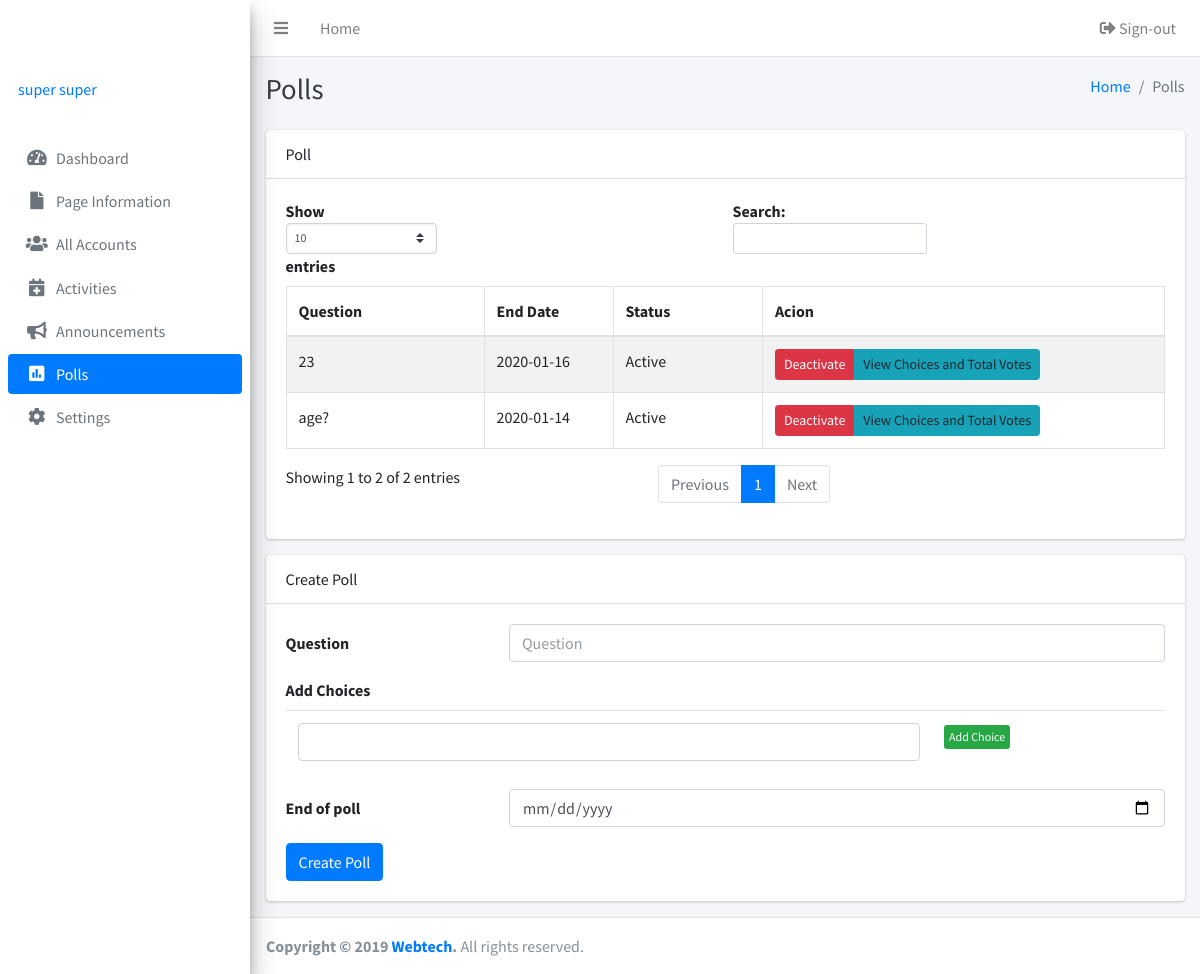
The app's page /admins/poll.php (signed in) with its own data.
### tables this page shows
CREATE TABLE IF NOT EXISTS `accounts` (
  `id` int(255) NOT NULL AUTO_INCREMENT,
  `firstname` varchar(255) NOT NULL,
  `lastname` varchar(255) NOT NULL,
  `username` varchar(255) NOT NULL,
  `email` varchar(255) NOT NULL,
  `password` varchar(255) NOT NULL,
  `role` enum('super','admin') NOT NULL,
  `status` enum('Enabled','Disabled') NOT NULL,
  PRIMARY KEY (`id`),
  UNIQUE KEY `username` (`username`)
);

CREATE TABLE IF NOT EXISTS `pollquestion` (
  `id` int(255) NOT NULL AUTO_INCREMENT,
  `question` varchar(255) NOT NULL,
  `endofdate` varchar(255) DEFAULT NULL,
  `status` enum('Active','Inactive') NOT NULL,
  PRIMARY KEY (`id`)
);

### admins/inc/session.php (called while the page is built, shortened)
<?php
	include 'inc/db.php';;
	if(isset($_SESSION['admin'])){
		$sql = mysqli_query($db, "SELECT * FROM accounts where `username` = '".$_SESSION['admin']."'");
		$user = mysqli_fetch_assoc($sql);
	} else {
		header('location: login.php');
		exit();
	}
?>

### admins/poll.php (the view, shortened to what this page needs)
<?php
  include 'inc/session.php';
  include 'inc/header.php';
  include 'inc/db.php';
 ?>
<?php
$link = "Polls";
?>
<body class="hold-transition sidebar-mini">
<div class="wrapper">
<?php include 'inc/navbar.php'; ?>
  <div class="content-wrapper">
    <div class="content-header">
      <div class="container-fluid">
        <div class="row mb-2">
          <div class="col-sm-6">
            <h1 class="m-0 text-dark">Polls</h1>
          </div>
          <div class="col-sm-6">
            <ol class="breadcrumb float-sm-right">
              <li class="breadcrumb-item"><a href="#">Home</a></li>
              <li class="breadcrumb-item active">Polls</li>
            </ol>
          </div>
        </div>
      </div>
    </div>
    <div class="content">
      <div class="container-fluid">
         <div class="row">
          <div class="col-12">
            <div class="card">
              <div class="card-header">
               Poll
              </div>
              <div class="card-body">
                <table class="table table-bordered table-striped display">
                  <thead>
                  <tr>
                    <th width="50">Question</th>
                    <th width="50">End Date</th>
                    <th width="50">Status</th>
                    <th width="50">Acion</th>
                  </tr>
                  </thead>
                  <tbody>
                  <?php
                  $sql = mysqli_query($db, "SELECT * FROM pollquestion");
                  while ($row = mysqli_fetch_array($sql)) {
                        ?>
                  <tr>
                    <td><?php echo $row['question'];?></td>
                    <td><?php echo $row['endofdate'];?></td>
                    <td><?php echo $row['status'];?></td>
                    <td>
                     <div class="btn-group btn-group-sm">
                      <a href='questiondelete.php?id=<?php echo $row['id']; ?>' class="btn btn-danger">Deactivate</a>
                      <a data-toggle="modal" data-target='#view<?php echo $row['id']; ?>' class="btn btn-info btn-sm m-0">View Choices and Total Votes</a>
                     </div>
                    </td>
                  </tr>
                  <?php   } ?>
                  </tbody>
                </table>
              </div>
            </div>
          </div>
        </div>
         <div class="row">
          <div class="col-12">
            <div class="card">
              <div class="card-header">
               Create Poll
              </div>
              <div class="card-body">
               <form class="form-horizontal" action="poll.php" method="post" >
                  <div class="form-group row">
                    <label for="inputEmail3" class="col-sm-3 col-form-label">Question</label>
                    <div class="col-sm-9">
                      <input type="text" class="form-control" placeholder="Question" name="question" required>
                    </div>
                  </div>
                  <div class="form-group">
                    <label for="inputEmail3">Add Choices</label>
                  <table id="dynamic_field" class="table table-condensed">
                  <tbody>
                  <tr>
                    <td>
                      <input type="text" class="form-control" name="choice[]" id="choice_1" required>
                    </td>
                    <td>
                    <button type="button" name="add" id="add" class="btn btn-success btn-xs">Add Choice</button>
                    </td>
                  </tr>
                  </tbody>
                </table>
                  <div class="form-group row">
                    <label for="inputEmail3" class="col-sm-3 col-form-label">End of poll</label>
                    <div class="col-sm-9">
                      <input type="date" class="form-control" name="date" required>
                    </div>
                  </div>
                </div>
                  <button type="submit" class="btn btn-primary" name="submit">Create Poll</button>
                  </form>
              </div>
            </div>
          </div>
        </div>
      </div>
    </div>
  </div>
  <?php include 'inc/footer.php'; ?>
</div>
</body>
</html>

### admins/inc/navbar.php (shortened to what this page needs)
  <nav class="main-header navbar navbar-expand navbar-white navbar-light">
    <ul class="navbar-nav">
      <li class="nav-item">
        <a class="nav-link" data-widget="pushmenu" href="#"><i class="fas fa-bars"></i></a>
      </li>
      <li class="nav-item d-none d-sm-inline-block">
        <a href="index3.html" class="nav-link">Home</a>
      </li>
    </ul>
    <ul class="navbar-nav ml-auto">
      <li class="nav-item">
        <a class="nav-link" href="logout.php"><i class="nav-icon fas fa-sign-out-alt"></i> Sign-out</a>
      </li>
    </ul>
  </nav>
  <aside class="main-sidebar sidebar-gray elevation-4">
    <a href="index3.html" class="brand-link">
      <span class="brand-text font-weight-light">OrgIT</span>
    </a>
    <div class="sidebar">
      <div class="user-panel mt-3 pb-3 mb-3 d-flex">
        <div class="info">
          <a href="#" class="d-block"><?php echo $user['firstname']. ' '.$user['lastname']; ?></a>
        </div>
      </div>
<?php if($user['role'] == 'super'): ?>
      <nav class="mt-2">
        <ul class="nav nav-pills nav-sidebar flex-column" data-widget="treeview" role="menu" data-accordion="false">
          <li class="nav-item">
            <a href="index.php" class="nav-link <?php if($link == 'Dashboard') {echo 'active';} ?>">
              <i class="nav-icon fas fa-tachometer-alt"></i>
              <p>
                Dashboard
              </p>
            </a>
          </li>
          <li class="nav-item">
            <a href="page.php" class="nav-link <?php if($link == 'Information') {echo 'active';} ?>">
              <i class="nav-icon fas fa-file"></i>
              <p>
                Page Information
              </p>
            </a>
          </li>
          <li class="nav-item">
            <a href="allaccounts.php" class="nav-link <?php if($link == 'Accounts') {echo 'active';} ?>">
              <i class="nav-icon fas fa-users"></i>
              <p>
                All Accounts
              </p>
            </a>
          </li>
          <li class="nav-item">
            <a href="activities.php" class="nav-link <?php if($link == 'Activities') {echo 'active';} ?>">
              <i class="nav-icon fas fa-calendar-plus"></i>
              <p>
                Activities
              </p>
            </a>
          </li>
          <li class="nav-item">
            <a href="announcements.php" class="nav-link <?php if($link == 'Announcements') {echo 'active';} ?>">
              <i class="nav-icon fas fa-bullhorn"></i>
              <p>
                Announcements
              </p>
            </a>
          </li>
          <li class="nav-item">
            <a href="poll.php" class="nav-link <?php if($link == 'Polls') {echo 'active';} ?>">
              <i class="nav-icon fas fa-poll"></i>
              <p>
                Polls
              </p>
            </a>
          </li>
          <li class="nav-item">
            <a href="semester.php" class="nav-link <?php if($link == 'Semester') {echo 'active';} ?>">
              <i class="nav-icon fas fa-cog"></i>
              <p>
                Settings
              </p>
            </a>
          </li>
        </ul>
      </nav>
  <?php endif ?>
    </div>
  </aside>

### admins/inc/header.php (style rules this page uses)
p, h1, h2, h3, h4, h5, h6, label, td, dt, dd { user-select: none; -webkit-user-select: none; -khtml-user-select: none; -moz-user-select: none; -ms-user-select: none; }

### records on screen
accounts: firstname "super", lastname "super"
pollquestion: question "age?", endofdate "2020-01-14", status "Active"
pollquestion: question "23", endofdate "2020-01-16", status "Active"
